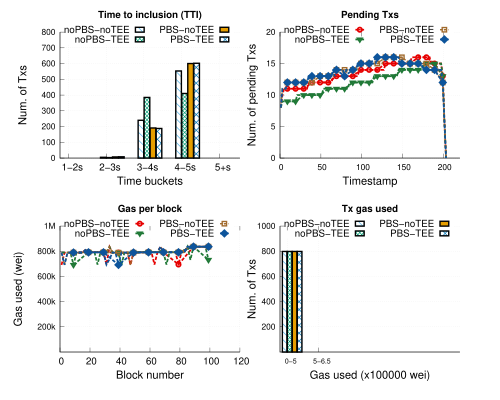

Write gnuplot code to recreate this figure.
# 
# Author: Peterson Yuhala
#

#set term postscript size 3.3in,2.8in linewidth 1 color eps enhanced 22
set term postscript size 5in,4in linewidth 1 color eps enhanced 22
#call "common.gnuplot" "3.4in, 3.9in"
set encoding utf8

set output "op_geth_uniswap.eps"
set datafile separator comma

load "styles.inc"
load "common.gnuplot" 
load "linetypes.gnuplot"

## Variables
COEFF = 1000  # how much we multiply values; in this case we are changin seconds to milli seconds


mp_startx=0.12
mp_starty=0.08
mp_height=0.80
mp_rowgap=0.17
mp_colgap=0.08
mp_width=0.80      


font_size = 14
label_size = 18

eval mpSetup(2,2)

set ytics nomirror
set grid y
set ytics font ",12"


eval mpNext
# --- GRAPH a (top left)


set title "Time to inclusion (TTI)" font "Helvetica-bold,14" #offset 0,-0.2

set ylabel "Num. of Txs" font ",16"  offset 2.5,0
set xlabel "Time buckets" font ",16"
set xtics font ",14"


set xtics("1-2s" 0, "2-3s" 1, "3-4s" 2, "4-5s" 3, "5+s" 4) font ",14"
#set xtics rotate by 60

set style fill solid border -1
set boxwidth 0.15
set xtics offset 0.4,0.4,0
set ytics offset 0.5,0,0
set xlabel offset 0,1,0

dx=0.08
#set offset 25, -0.5, 0, 0 #left,right,top,bottom

#set xrange[0:400]
set yrange [0:800]

#set key samplen 1 font ",14" at graph 0.5,0.95
#set key maxrows 1 samplen 0.5 width -2 invert center at graph 1.1,1.125 font ",12"
#set key samplen 1 font ",14" at graph 0.5,0.95

set key samplen 0.75 maxrows 2 at graph 0.5, 0.98 center font ",14"




plot 'data/uniswap/nopbs_notee_uniswap_tti.csv' u ($1-dx):3 t "noPBS-noTEE" with boxes ls 1 lc rgb C2 fillstyle pattern 4, \
    'data/uniswap/nopbs_tee_uniswap_tti.csv' u ($1+dx):3 t "noPBS-TEE"  with boxes ls 1 lc rgb C3 fillstyle pattern 2, \
    'data/uniswap/pbs_notee_op-geth-uniswap_tti.csv' u ($1+3*dx):3 t "PBS-noTEE"  with boxes ls 1 lc rgb C1 fillstyle pattern 3, \
    'data/uniswap/pbs_tee_op-geth_uniswap_tti.csv' u ($1+5*dx):3 t "PBS-TEE"  with boxes ls 1 lc rgb C5 fillstyle pattern 9
     
unset xtics
eval mpNext
# --- GRAPH b (top right)
set xrange[0:220]


set yrange [0:20]
set title "Pending Txs" font "Helvetica-bold,14" #offset 0,-0.2

set ylabel "Num. of pending Txs" font ",16"  offset 2.5,0
set xlabel "Timestamp" font ",16" 
set xtics offset 0,0.4,0 font ",12"


#set key samplen 1 maxrows 1 center top outside at graph 0.5, 1.0 font ",14"

plot 'data/uniswap/nopbs_notee_uniswap_pending_tx.csv' u 1:3 every 2  w l ls 2006 notitle, \
      '' u 1:3 every 10 t "noPBS-noTEE" w lp ls 2006, \
     'data/uniswap/nopbs_tee_uniswap_pending_tx.csv' u 1:3 every 2  w l ls 2007 notitle, \
     '' u 1:3 every 10 t "noPBS-TEE" w lp ls 2007, \
     'data/uniswap/pbs_notee_op-geth-uniswap_pending_tx.csv' u 1:3 every 2 w l ls 22004 notitle, \
     '' u 1:3 every 10 t "PBS-noTEE" w lp ls 22004, \
     'data/uniswap/pbs_tee_op-geth_uniswap_pending_tx.csv' u 1:3 every 2 w l ls 22001 notitle, \
        '' u 1:3 every 10 t "PBS-TEE" w lp ls 22001

unset xrange
eval mpNext
# --- GRAPH bottom left

set title "Gas per block" font "Helvetica-bold,14" 
set xlabel "Block number" font ",16"
set xtics font ",14"

set style fill solid border -1



#unset key 
set ylabel "Gas used (wei)" font ",16"  offset 2,0
#set key samplen 1 maxrows 1 center top outside at graph 0.5, 1.0 font ",14"
set yrange [0:1000000]
set xrange [0:120]
set ytics("200k" 200000, "400k" 400000, "600k" 600000, "800k" 800000, "1M" 1000000) font ",12"


plot 'data/uniswap/nopbs_notee_uniswap_gas_per_block.csv' u 1:3 every 2  w l ls 2006 notitle, \
      '' u 1:3 every 10 t "noPBS-noTEE" w lp ls 2006, \
     'data/uniswap/nopbs_tee_uniswap_gas_per_block.csv' u 1:3 every 2  w l ls 2007 notitle, \
     '' u 1:3 every 10 t "noPBS-TEE" w lp ls 2007, \
     'data/uniswap/pbs_notee_op-geth-uniswap_gas_per_block.csv' u 1:3 every 2 w l ls 22004 notitle, \
     '' u 1:3 every 10 t "PBS-noTEE" w lp ls 22004, \
     'data/uniswap/pbs_tee_op-geth_uniswap_gas_per_block.csv' u 1:3 every 2 w l ls 22001 notitle, \
        '' u 1:3 every 10 t "PBS-TEE" w lp ls 22001
     

eval mpNext
# --- GRAPH: bottom right
set yrange [0:1000]
unset xrange

set style fill solid border -1
set boxwidth 0.15
set xtics offset 0.4,0.4,0
set ytics offset 0.5,0,0
set xlabel offset 0,1,0


#set xtics("0-500k" 0, "500k-650k" 1, "650k-850k" 2, "850k-1M" 3, "1M-1.3M" 4, "1.3M+" 5) offset 0,0.3,0 font ",10"
set xtics("0-5" 0, "5-6.5" 1) font ",10"
#set xtics rotate by 45
#set xrange [-0.7:10]



set ytics("200" 200, "400" 400, "600" 600, "800" 800, "1000" 1000) font ",12"

set title "Tx gas used" font "Helvetica-bold,14" #offset 0,-0.2

set ylabel "Num. of Txs" font ",16"  offset 3.5,0
set xlabel "Gas used (x100000 wei)" font ",16"
dx=0.08

#set label "min = 1μs" at graph 0.6,0.9 font ",16"
#set label "avg = 2^{48}μs" at graph 0.6,0.78 font ",16"
#set label "max = 2^{64}-1μs" at graph 0.6,0.65 font ",16"

#set key samplen 1 maxrows 1 center top outside at graph 0.5, 1.0 font ",14"

plot 'data/uniswap/nopbs_notee_uniswap_tx_gas_used.csv' u ($1-dx):3 t "noPBS-noTEE" with boxes ls 1 lc rgb C2 fillstyle pattern 4, \
     'data/uniswap/nopbs_tee_uniswap_tx_gas_used.csv' u ($1+dx):3 t "noPBS-TEE" with boxes ls 1 lc rgb C3 fillstyle pattern 2, \
     'data/uniswap/pbs_notee_op-geth-uniswap_tx_gas_used.csv' u ($1+3*dx):3 t "PBS-noTEE"  with boxes ls 1 lc rgb C1 fillstyle pattern 3, \
     'data/uniswap/pbs_tee_op-geth_uniswap_tx_gas_used.csv' u ($1+5*dx):3 t "PBS-TEE"  with boxes ls 1 lc rgb C5 fillstyle pattern 9

     
!epstopdf "op_geth_uniswap.eps"
!rm "op_geth_uniswap.eps"
quit
